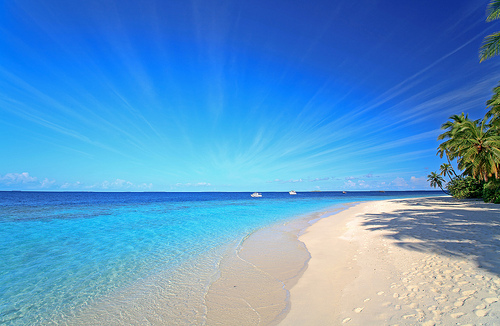
#> input picture data/images_general/beach.jpg, 500 x 326 px
$ python example04.py
#> lines starting #> are read from the running program, lines starting #| are printed output that depends on the picture
"""!
@brief Example 4
@details: Image filtering examples (smoothing)
@author Theodoros Giannakopoulos {tyiannak@gmail.com}
"""
import cv2
import matplotlib.pyplot as plt
import numpy as np

filename = '../data/images_general/beach.jpg'
img = cv2.cvtColor(cv2.imread(filename), cv2.COLOR_BGR2GRAY)
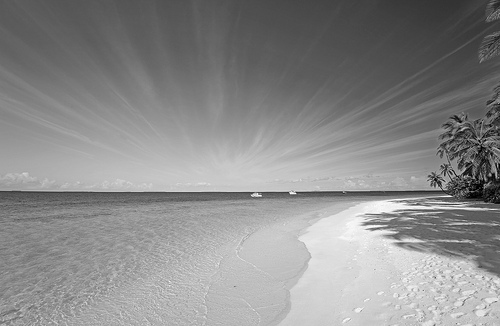
#> img: shape (326, 500); min 0, max 253, mean 139.1
s = 7 # set kernel size
kernel = np.ones((s, s),np.float32)/(s**2)
img2 = cv2.filter2D(img, -1, kernel=kernel)
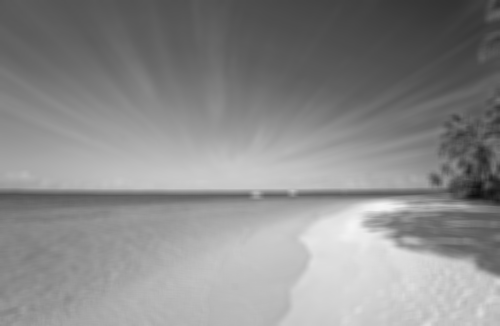
#> img2: shape (326, 500); min 14, max 244, mean 139.1
img3 = cv2.GaussianBlur(img, (7, 7), 0)
img4 = cv2.medianBlur(img, 7)
plt.subplot(2,2,1); plt.imshow(img, cmap='gray'); plt.title("original")
plt.subplot(2,2,2); plt.imshow(img2, cmap='gray'); plt.title("averaging")
plt.subplot(2,2,3); plt.imshow(img3, cmap='gray'); plt.title("gaussian")
plt.subplot(2,2,4); plt.imshow(img4, cmap='gray'); plt.title("median")
plt.show()
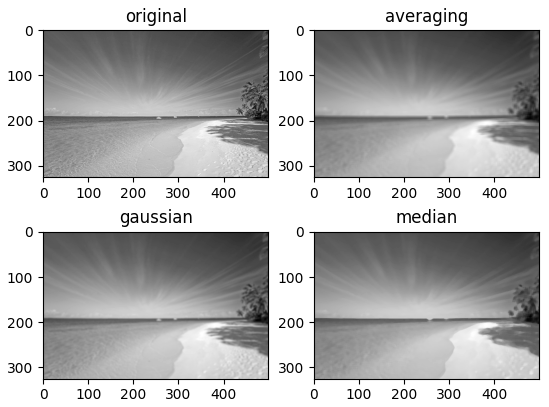
#> figure drawn by matplotlib, 4 panels

$ run again, with data/images_general/new_york.jpg copied over data/images_general/beach.jpg
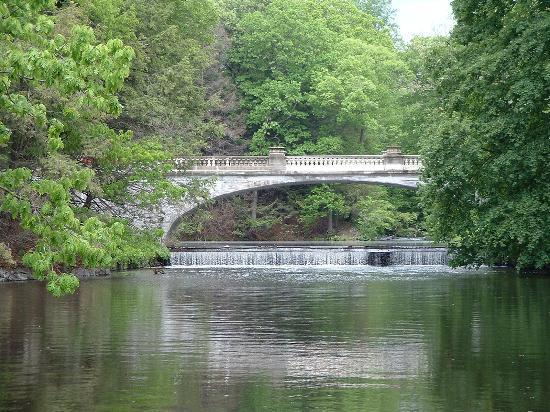
#> input picture data/images_general/new_york.jpg, 550 x 412 px
#> `img2 = cv2.filter2D(img, -1, kernel=kernel)`:
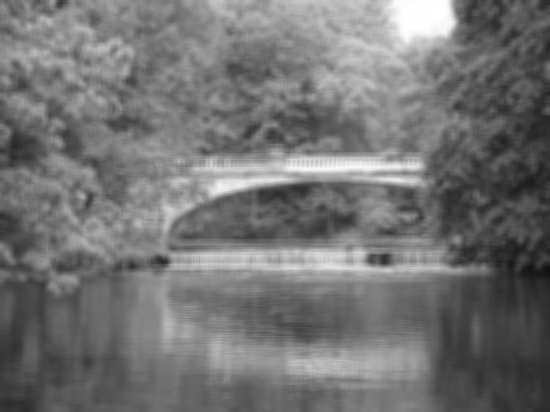
#> img2: shape (412, 550); min 17, max 255, mean 115.2
#> `plt.show()`:
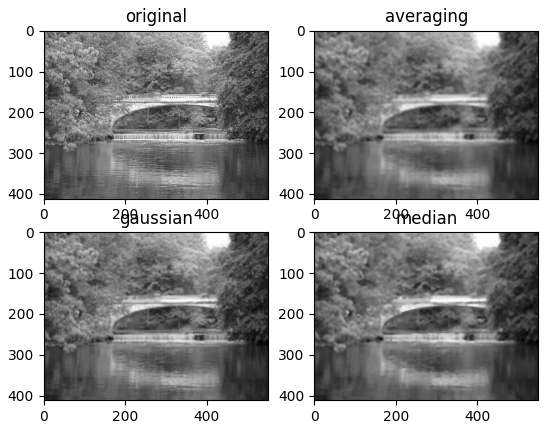
#> figure drawn by matplotlib, 4 panels

$ run again, with data/images_general/new_york_1.jpg copied over data/images_general/beach.jpg
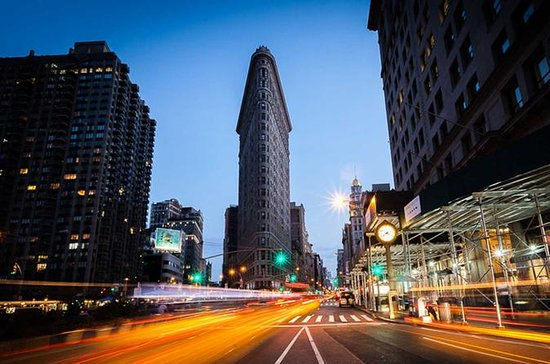
#> input picture data/images_general/new_york_1.jpg, 550 x 364 px
#> `img4 = cv2.medianBlur(img, 7)`:
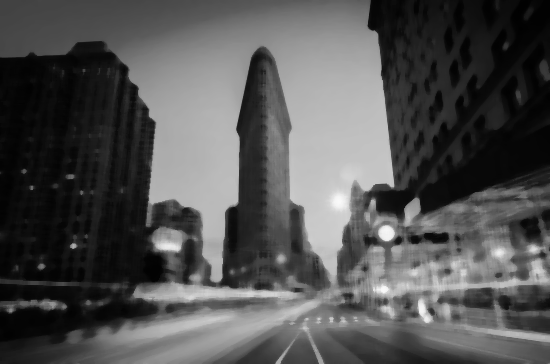
#> img4: shape (364, 550); min 0, max 249, mean 82.4
#> `plt.show()`:
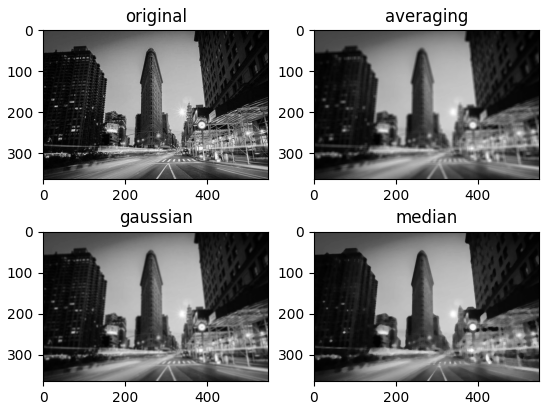
#> figure drawn by matplotlib, 4 panels
